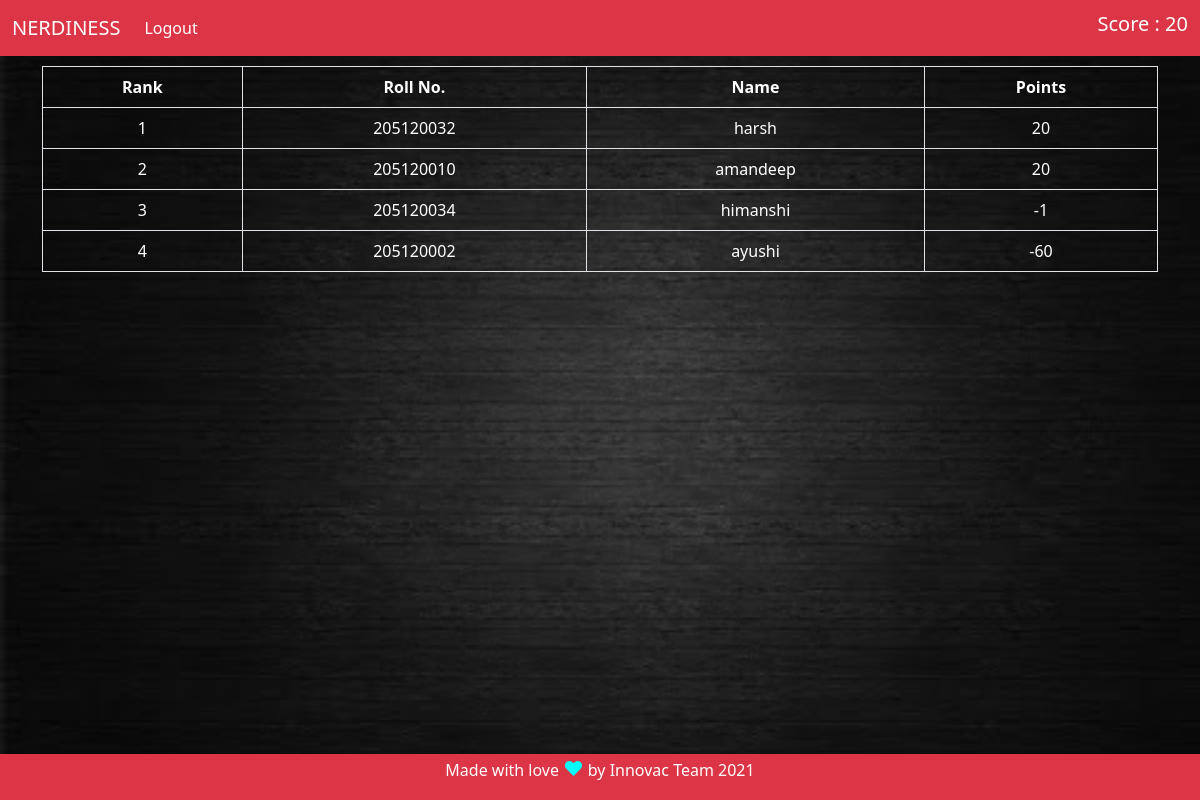
The page /leaderboard (signed in) on the database its author committed.
### quiz/models.py (models this page shows, shortened)
class User(db.Model, UserMixin):
    id = db.Column(db.Integer, primary_key = True)
    roll = db.Column(db.String(64), unique=True, index=True)
    username = db.Column(db.String(64), unique=True, index=True)
    password_hash = db.Column(db.String(128))
    q_level = db.Column(db.Integer, default=0)
    points = db.Column(db.Integer, default=20)

### quiz/views.py (the view)
@app.route('/leaderboard')
def leaderboard():
    users=User.query.order_by(User.points.desc()).all()
    return render_template('leaderboard.html',users=users)

### quiz/models.py (called while the page is built)
@login_manager.user_loader
def load_user(user_id):
    return User.query.get(user_id)

### quiz/templates/leaderboard.html
{% extends "base.html" %}
{% block content %}
<div class="container">
  <div class="table-responsive">
    <table class="table text-white text-center table-bordered">
      <thead>
       <tr>
         <th>Rank</th>
         <th>Roll No.</th>
         <th>Name</th>
         <th>Points</th>
       </tr>
     </thead>
    <tbody>
      <tr>
        {% set rank=namespace(value=1) %}
        {% for user in users %}
        <td>{{rank.value}}</td>
        <td>{{user.roll}}</td>
        <td>{{user.username}}</td>
        <td>{{user.points}}</td>
      </tr>
      {% set rank.value=rank.value+1 %}
      {% endfor %}
      </tbody>
    </table>
  </div>
</div>
{% endblock %}

### quiz/templates/base.html (shortened to what this page needs)
<!DOCTYPE html>
<html lang="en" dir="ltr">
  <head>
    <link href="https://cdn.jsdelivr.net/npm/bootstrap@5.0.0-beta3/dist/css/bootstrap.min.css" rel="stylesheet">
    <link rel="stylesheet" href="{{ url_for('static', filename='style.css') }}">
  </head>
  <body background="{{ url_for('static', filename='dark-bg.jpg') }}">
    <nav class="navbar navbar-expand-lg navbar-dark bg-danger">
      <div class="container-fluid">
        <a class="navbar-brand" href="{{ url_for('index') }}">NERDINESS</a>
        <div class="collapse navbar-collapse" id="navbarSupportedContent">
          <ul class="navbar-nav me-auto mb-2 mb-lg-0">
            {% if current_user.is_authenticated %}
            <li class="nav-item">
              <a class="nav-link active" aria-current="page" href="{{ url_for('logout') }}">Logout</a>
            </li>
            {% endif %}
          </ul>
          {% if current_user.is_authenticated %}
            <h5 class="text-white">Score : {{current_user.points}}</h5>
          {% endif %}
        </div>
      </div>
    </nav>
    <div class="content text-white">
      {% block content %}
     {% endblock %}
    </div>
    <footer class="footer text-center bg-danger text-white">
        <span>Made with love <span style="font-size:125%;color:cyan;">&hearts;</span> by Innovac Team 2021</p></span>
    </footer>
  </body>
</html>

### quiz/static/style.css (style rules this page uses)
html, body { height: 100%; -webkit-background-size: cover; -moz-background-size: cover; -o-background-size: cover; background-size: cover; background-attachment: fixed; }
body { display: flex; flex-direction: column; }
.content { flex: 1 0 auto; padding: 10px; }
.footer { flex-shrink: 0; padding: 0px; }

### rows shown on the page
User: points "20", value "1", roll "205120032", username "harsh"
User: value "2", roll "205120010", username "amandeep", points "20"
User: value "3", roll "205120034", username "himanshi", points "-1"
User: value "4", roll "205120002", username "ayushi", points "-60"
